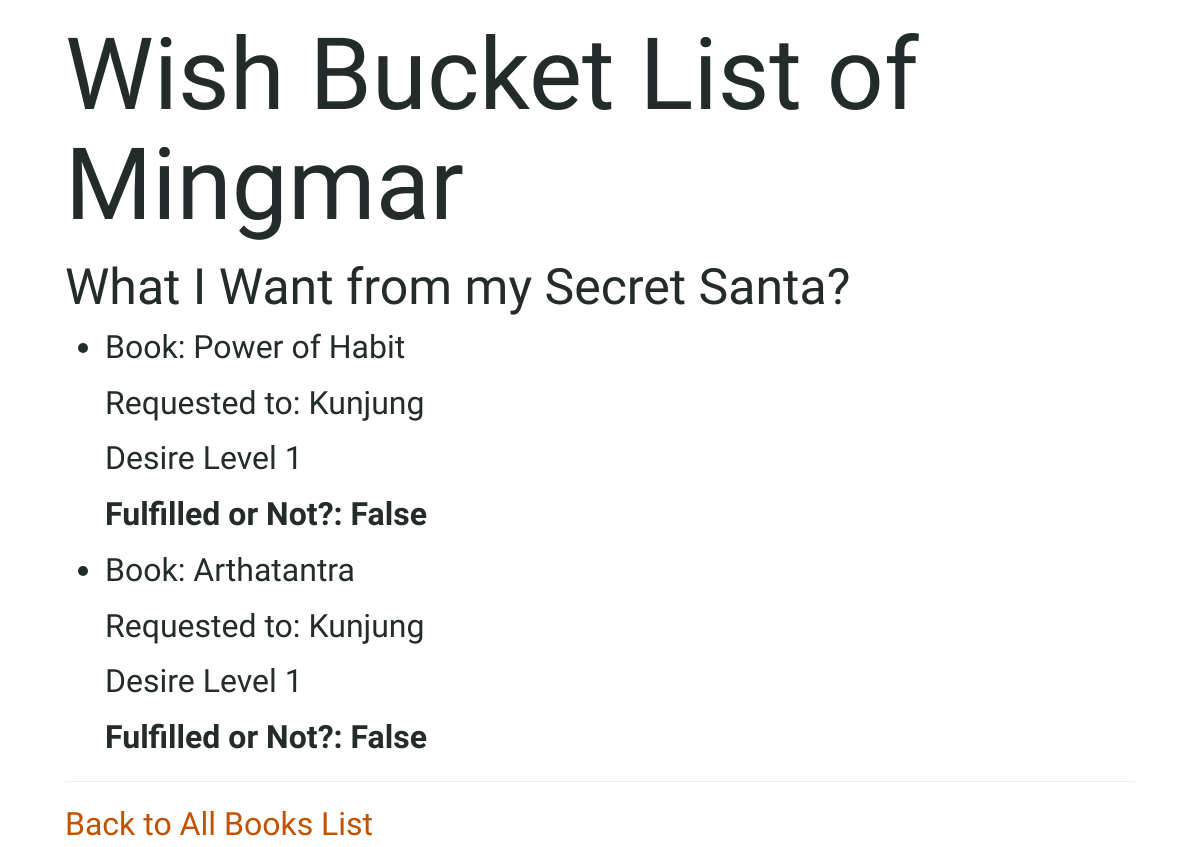
Before: /wishlist/2 with the older database file.
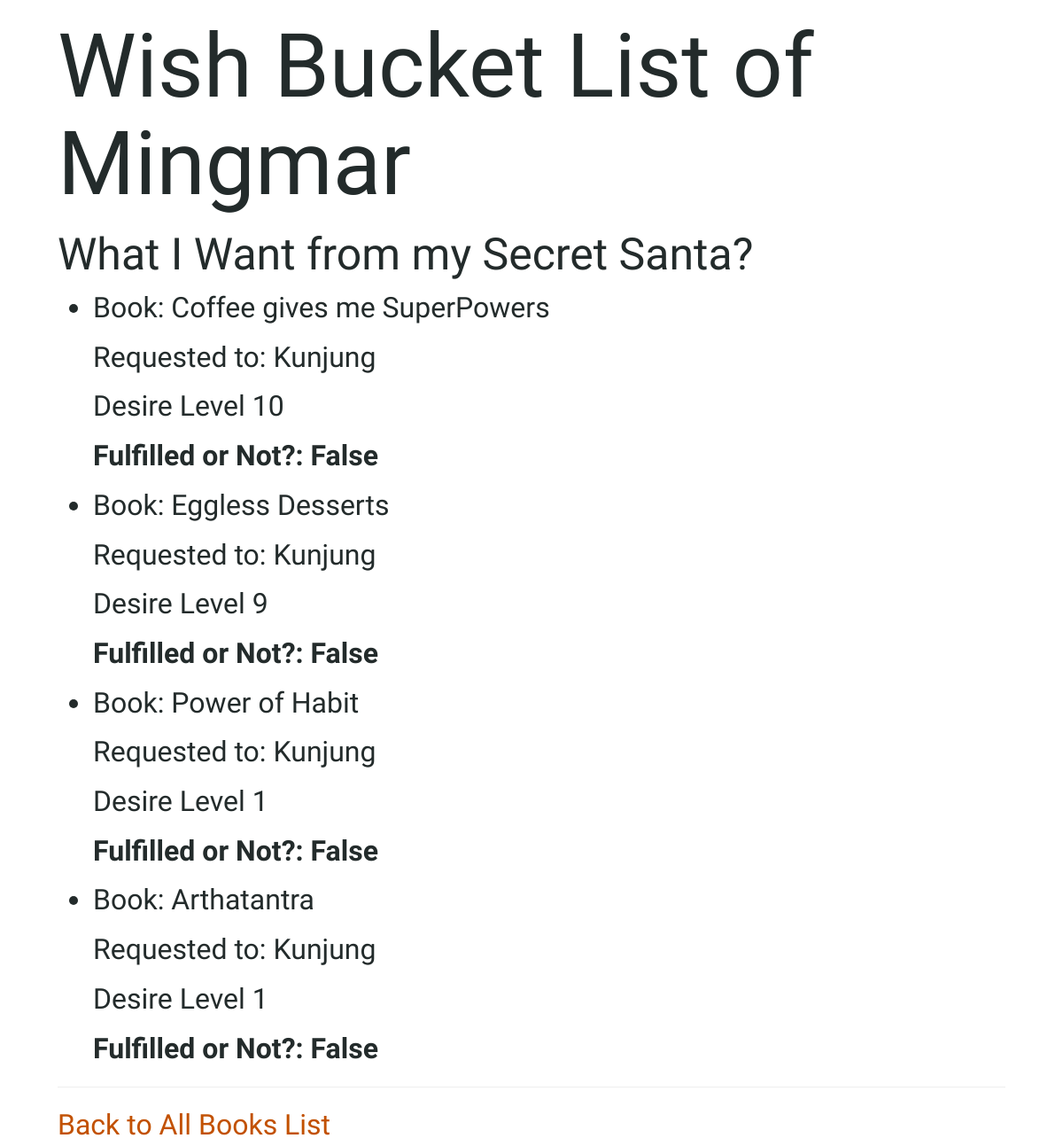
After: the same page with the newer database file.
### books/models.py (models this page shows, shortened)
class Person(models.Model):
    name = models.CharField(max_length=20, default="Mr Nobody")
    def __str__(self):
        return f"{self.name}"

class Wish(models.Model):
    book = models.ForeignKey(Book, on_delete=models.CASCADE, related_name="wishes")
    wisher = models.ForeignKey(Person, on_delete=models.CASCADE, related_name="wishes") ### The Person who is making the wish
    angel = models.ForeignKey(Person, on_delete=models.CASCADE, related_name='wishes_to_fulfill', null=True) ### The Person who fulfills the wish therefore, the ANGEL
    fulfilled = models.BooleanField(default=False)
    desire_lvl = models.IntegerField(default=1)

class Book(models.Model):
    name = models.CharField(max_length=20, default="Invisible Book")
    summary = models.TextField(max_length=100, null=True)
    owner = models.ForeignKey(Person, on_delete=models.CASCADE, related_name="books", null=True)
    def __str__(self):
        return f"{self.name}"

### books/views.py (the view)
# urls.py: path('wishlist/<int:person_id>', views.wishlist, name='wishlist'),
def wishlist(request, person_id):
	try:
		person = Person.objects.get(pk=person_id)
	except Person.DoesNotExist:
		raise Http404("Person does not exist.")
	context = {
		"person": person,
		"wishes": person.wishes.all().order_by('-desire_lvl')
	}
	return render(request, "books/wishlist.html", context)

### books/templates/books/wishlist.html (shortened to what this page needs)
{% extends "books/base.html" %}
{% block body %}
	<h1>Wish Bucket List of {{ person }}</h1>
    <h3>What I Want from my Secret Santa?</h3>
    <ul>
    {% for wish in wishes %}
        <li>
            <p>Book: {{ wish.book }}</p>
            <p>Requested to: {{ wish.angel }}</p>
            <p>Desire Level {{ wish.desire_lvl }}</p>
            <p><b>Fulfilled or Not?: {{ wish.fulfilled }} </b></p>
        </li>
    {% endfor %}
    </ul>
	<hr>
	<a href="{% url 'index' %}">Back to All Books List</a>
{% endblock %}

### books/templates/books/base.html (shortened to what this page needs)
{% load static %}
<html>
<head>
	<link rel="stylesheet" href="//maxcdn.bootstrapcdn.com/bootstrap/3.2.0/css/bootstrap.min.css">
	<link rel="stylesheet" href="//maxcdn.bootstrapcdn.com/bootstrap/3.2.0/css/bootstrap-theme.min.css">
	<link rel="stylesheet" href="{% static 'css/main.css' %}">
</head>
<body>
	{% block body %}
	{% endblock %}
</body>
</html>

### books/static/css/main.css (style rules this page uses)
body { padding-left: 65px; padding-right: 65px; font-family: 'Sue Ellen Francisco', cursive; font-size: 32px; color: #232B2B; }
h1, h2, h3, h4 { font-family: 'Amatic SC', bold; }
h1 { font-size: 100px; }
h3 { font-size: 50px; }
a { color: #C25100; font-family: 'Amatic SC', bold; }

Changed rows visible on the page:
added Wish: book "Coffee gives me SuperPowers", angel "Kunjung", desire_lvl "10", fulfilled "False"
added Wish: book "Eggless Desserts", angel "Kunjung", desire_lvl "9", fulfilled "False"
